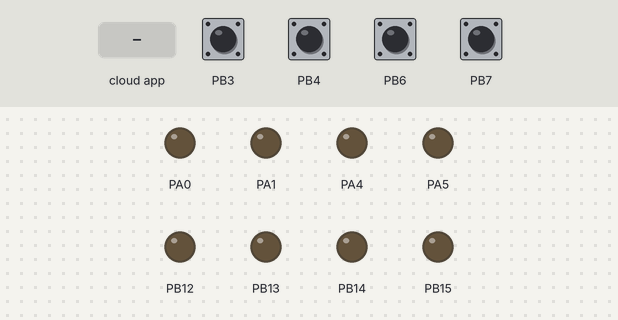
The sketch below on a simulated STM32 Blue Pill. On the bench: output pins drawn as LEDs (lit = HIGH). The test bench sets the inputs (shaded band); at power-on: PB3, PB4, PB6, PB7 HIGH. The ROS host is connected and sends only what is stated.

Above: at 1.2 s.
1.3 s: PB3 pulled LOW for 0.15 s
At 2.2 s:
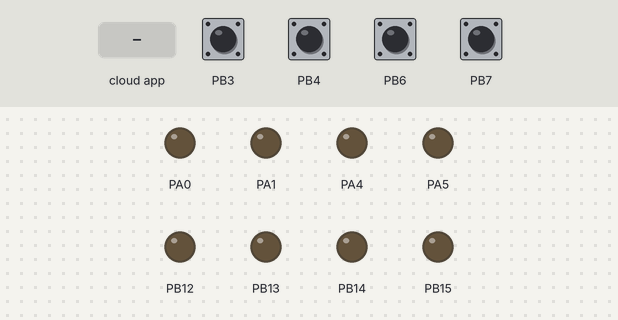
2.9 s: PB4 pulled LOW for 1 s
At 3.7 s:
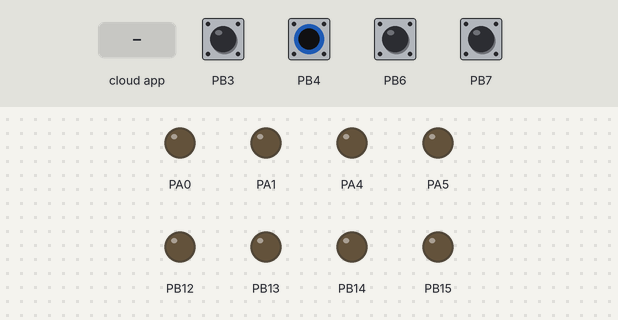
5.4 s: PB6 pulled LOW for 0.15 s
At 6.3 s:
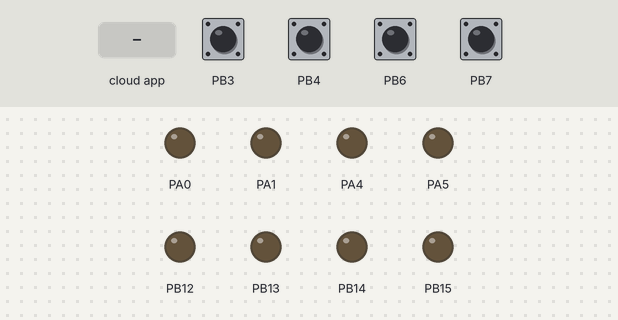
7.0 s: PB7 pulled LOW for 0.15 s
At 8.2 s:
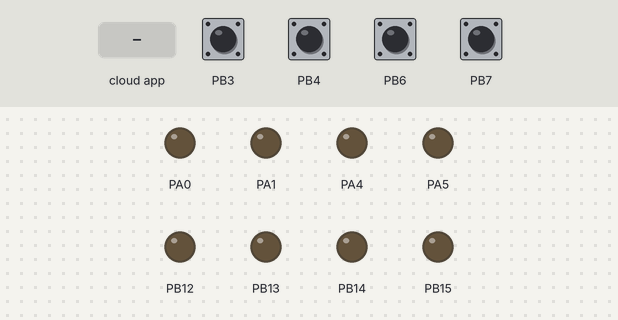
8.6 s: the phone or cloud app sets linear.x to -100
At 9.3 s:
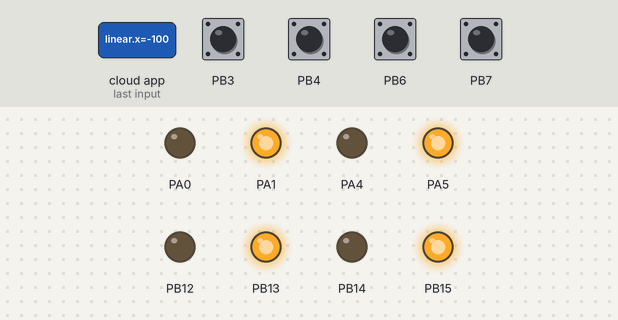
10.1 s: the phone or cloud app sets linear.x to 100
At 11.3 s:
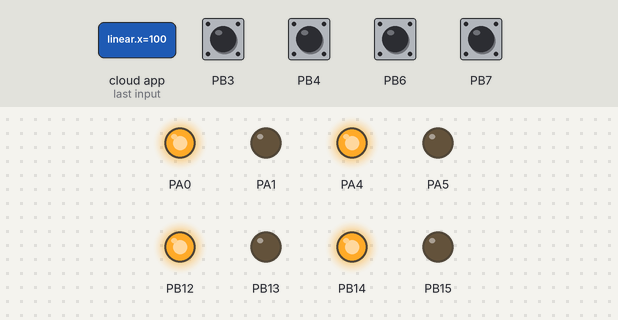
Timing chart, 0 to 12.6 s (numbered marks = the images above; inputs shaded):
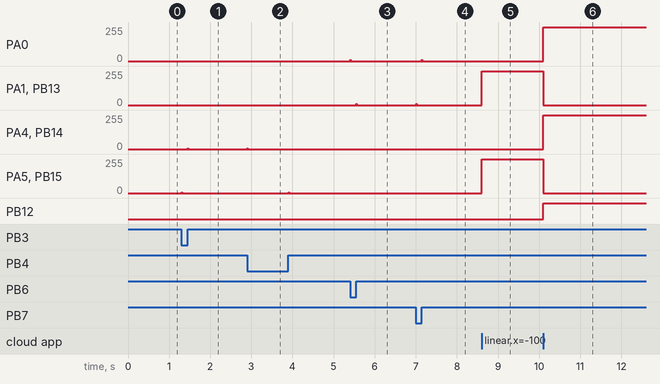

The sketch:

roverDrive_ROS.ino
```cpp
#define __STM32F1__

#include "Motor.h"
#include <ros.h>
#include <geometry_msgs/Twist.h>
#include <PID_v1.h>
#include <geometry_msgs/Vector3Stamped.h>
#include <ros/time.h>
#include<std_msgs/Int16.h>

ros::NodeHandle  nh;

#define LOOPTIME 10

Motor right(PB12,PB13,PA0,PA1,PB6,PB7);
Motor left(PB14,PB15,PA4,PA5,PB3,PB4);

volatile long encoder0Pos = 0;    // encoder 1
volatile long encoder1Pos = 0;    // encoder 2

double left_kp = 3.8 , left_ki = 0 , left_kd = 0.0;             // modify for optimal performance
double right_kp = 4 , right_ki = 0 , right_kd = 0.0;

double right_input = 0, right_output = 0, right_setpoint = 0;
PID rightPID(&right_input, &right_output, &right_setpoint, right_kp, right_ki, right_kd, DIRECT);

double left_input = 0, left_output = 0, left_setpoint = 0;
PID leftPID(&left_input, &left_output, &left_setpoint, left_kp, left_ki, left_kd, DIRECT);

float demandx=0;
float demandz=0;

double demand_speed_left;
double demand_speed_right;

unsigned long currentMillis;
unsigned long prevMillis;

float encoder0Diff;
float encoder1Diff;

float encoder0Error;
float encoder1Error;

float encoder0Prev;
float encoder1Prev;

void cmd_vel_cb( const geometry_msgs::Twist& twist){
  demandx = twist.linear.x;
  demandz = twist.angular.z;
}


ros::Subscriber<geometry_msgs::Twist> sub("cmd_vel", cmd_vel_cb );
geometry_msgs::Vector3Stamped speed_msg;                                //create a "speed_msg" ROS message
ros::Publisher speed_pub("speed", &speed_msg);                          //create a publisher to ROS topic "speed" using the "speed_msg" type

std_msgs::Int16 leftWheel, rightWheel;
ros::Publisher lwheel_pub("lwheel", &leftWheel);
ros::Publisher rwheel_pub("rwheel", &rightWheel);
double speed_act_left = 0;                    //Actual speed for left wheel in m/s
double speed_act_right = 0;                    //Command speed for left wheel in m/s

void setup() {
  nh.initNode();
  nh.subscribe(sub);
  nh.advertise(speed_pub);                  //prepare to publish speed in ROS topic
  nh.advertise(lwheel_pub);
  nh.advertise(rwheel_pub);
  Serial.begin(115200);
  nh.getHardware()->setBaud(115200);

  rightPID.SetMode(AUTOMATIC);
  rightPID.SetSampleTime(1);
  rightPID.SetOutputLimits(-100, 100);

  leftPID.SetMode(AUTOMATIC);
  leftPID.SetSampleTime(1);
  leftPID.SetOutputLimits(-100, 100);

//  Serial.println("Basic Encoder Test:");
  attachInterrupt(digitalPinToInterrupt(left.en_a), change_left_a, CHANGE);
  attachInterrupt(digitalPinToInterrupt(left.en_b), change_left_b, CHANGE);
  attachInterrupt(digitalPinToInterrupt(right.en_a), change_right_a, CHANGE);
  attachInterrupt(digitalPinToInterrupt(right.en_b), change_right_b, CHANGE);
}

void loop() {
  currentMillis = millis();
  if (currentMillis - prevMillis >= LOOPTIME){
    prevMillis = currentMillis;

    demand_speed_left = demandx - (demandz*0.1075);
    demand_speed_right = demandx + (demandz*0.1075);

    /*PID controller for speed control
      Base speed being 1 ms and the demand_speed variables controlling it at fractions of the base.
      The PID controller keeps trying to match the difference
      in encoder counts to match with the required amount, hence controlling the speed. */
    encoder0Diff = encoder0Pos - encoder0Prev; // Get difference between ticks to compute speed
    encoder1Diff = encoder1Pos - encoder1Prev;

    speed_act_left = encoder0Diff/39.65;
    speed_act_right = encoder1Diff/39.65;

    encoder0Error = (demand_speed_left*39.65)-encoder0Diff; // 3965 ticks in 1m = 39.65 ticks in 10ms, due to the 10 millis loop
    encoder1Error = (demand_speed_right*39.65)-encoder1Diff;

    encoder0Prev = encoder0Pos; // Saving values
    encoder1Prev = encoder1Pos;

    left_setpoint = demand_speed_left*39.65;  //Setting required speed as a mul/frac of 1 m/s
    right_setpoint = demand_speed_right*39.65;

    left_input = encoder0Diff;  //Input to PID controller is the current difference
    right_input = encoder1Diff;

    leftPID.Compute();
    left.rotate(left_output);
    rightPID.Compute();
    right.rotate(right_output);
//    Serial.print(encoder0Pos);
//    Serial.print(",");
//    Serial.println(encoder1Pos);
  }
  publishSpeed(LOOPTIME);
  nh.spinOnce();
}


//Publish function for odometry, uses a vector type message to send the data (message type is not meant for that but that's easier than creating a specific message type)
void publishSpeed(double time) {
  speed_msg.header.stamp = nh.now();      //timestamp for odometry data
  speed_msg.vector.x = speed_act_left;    //left wheel speed (in m/s)
  speed_msg.vector.y = speed_act_right;   //right wheel speed (in m/s)
  speed_msg.vector.z = time/1000;         //looptime, should be the same as specified in LOOPTIME (in s)
  speed_pub.publish(&speed_msg);
//  nh.loginfo("Publishing odometry");
  leftWheel.data = 10;
  lwheel_pub.publish(&leftWheel);
  rightWheel.data = 10;
  rwheel_pub.publish(&rightWheel);
}


// ************** encoders interrupts **************

// ************** encoder 1 *********************


void change_left_a(){

  // look for a low-to-high on channel A
  if (digitalRead(left.en_a) == HIGH) {
    // check channel B to see which way encoder is turning
    if (digitalRead(left.en_b) == LOW) {
      encoder0Pos = encoder0Pos + 1;         // CW
    }
    else {
      encoder0Pos = encoder0Pos - 1;         // CCW
    }
  }
  else   // must be a high-to-low edge on channel A
  {
    // check channel B to see which way encoder is turning
    if (digitalRead(left.en_b) == HIGH) {
      encoder0Pos = encoder0Pos + 1;          // CW
    }
    else {
      encoder0Pos = encoder0Pos - 1;          // CCW
    }
  }

}

void change_left_b(){

  // look for a low-to-high on channel B
  if (digitalRead(left.en_b) == HIGH) {
   // check channel A to see which way encoder is turning
    if (digitalRead(left.en_a) == HIGH) {
      encoder0Pos = encoder0Pos + 1;         // CW
    }
    else {
      encoder0Pos = encoder0Pos - 1;         // CCW
    }
  }
  // Look for a high-to-low on channel B
  else {
    // check channel B to see which way encoder is turning
    if (digitalRead(left.en_a) == LOW) {
      encoder0Pos = encoder0Pos + 1;          // CW
    }
    else {
      encoder0Pos = encoder0Pos - 1;          // CCW
    }
  }


}

// ************** encoder 2 *********************

void change_right_a(){

  // look for a low-to-high on channel A
  if (digitalRead(right.en_a) == HIGH) {
    // check channel B to see which way encoder is turning
    if (digitalRead(right.en_b) == LOW) {
      encoder1Pos = encoder1Pos - 1;         // CW
    }
    else {
      encoder1Pos = encoder1Pos + 1;         // CCW
    }
  }
  else   // must be a high-to-low edge on channel A
  {
    // check channel B to see which way encoder is turning
    if (digitalRead(right.en_b) == HIGH) {
      encoder1Pos = encoder1Pos - 1;          // CW
    }
    else {
      encoder1Pos = encoder1Pos + 1;          // CCW
    }
  }

}

void change_right_b(){

  // look for a low-to-high on channel B
  if (digitalRead(right.en_b) == HIGH) {
   // check channel A to see which way encoder is turning
    if (digitalRead(right.en_a) == HIGH) {
      encoder1Pos = encoder1Pos - 1;         // CW
    }
    else {
      encoder1Pos = encoder1Pos + 1;         // CCW
    }
  }
  // Look for a high-to-low on channel B
  else {
    // check channel B to see which way encoder is turning
    if (digitalRead(right.en_a) == LOW) {
      encoder1Pos = encoder1Pos - 1;          // CW
    }
    else {
      encoder1Pos = encoder1Pos + 1;          // CCW
    }
  }


}
```

Motor.cpp
```cpp
#include "Arduino.h"
#include "Motor.h"


Motor::Motor(int plusF, int minusF, int plusB, int minusB, int en_a, int en_b) {
  pinMode(plusF,OUTPUT);
  pinMode(minusF,OUTPUT);
  pinMode(plusB,OUTPUT);
  pinMode(minusB,OUTPUT);
  pinMode(en_a,INPUT_PULLUP);
  pinMode(en_b,INPUT_PULLUP);
  Motor::plusF = plusF;
  Motor::minusF = minusF;
  Motor::plusB = plusB;
  Motor::minusB = minusB;
  Motor::en_a = en_a;
  Motor::en_b = en_b;
}

void Motor::rotate(int value) {
  if(value>=0){

//    Serial.println("called");
//    Serial.println(plus);
    int out = map(value, 0, 100, 0, 255);
    analogWrite(plusF,out);
    analogWrite(minusF,0);
    analogWrite(plusB,out);
    analogWrite(minusB,0);
  }else{

    int out = map(value, 0, -100, 0, 255);
    analogWrite(plusF,0);
    analogWrite(minusF,out);
    analogWrite(plusB,0);
    analogWrite(minusB,out);
  }
}
```

Motor.h
```cpp
/*
  Motor.h - Library for working with the Cytron SPG30E-30K.
  Created by Vinay Lanka, January 27, 2021.
*/
#ifndef Motor_h
#define Motor_h

#include "Arduino.h"

class Motor {
  public:
    //Constructor - Plus and Minus are the Motor output / en_a and en_b are the encoder inputs
    Motor(int plusF, int minusF, int plusB, int minusB, int en_a, int en_b);
    //Spin the motor with a percentage value
    void rotate(int value);
    //Motor Outputs - plus is one direction and minus is the other
    int plusF;
    int minusF;
    int plusB;
    int minusB;
    //Encoder Inputs
    int en_a;
    int en_b;
};

#endif
```

Measured:
- after the input at 1.3 s, PA4, PB14: 0/255 → 7/255 after 0.16 s, → 0/255 0.01 s later; PA5, PB15: 0/255 → 7/255 at once, → 0/255 0.01 s later
- after the input at 2.9 s, PA4, PB14: 0/255 → 7/255 at once, → 0/255 0.01 s later; PA5, PB15: 0/255 → 7/255 after 1.0 s, → 0/255 0.01 s later
- after the input at 5.4 s, PA0: 0/255 → 10/255 at once, → 0/255 0.01 s later; PA1, PB13: 0/255 → 10/255 after 0.15 s, → 0/255 0.01 s later
- after the input at 7.0 s, PA0: 0/255 → 10/255 after 0.15 s, → 0/255 0.01 s later; PA1, PB13: 0/255 → 10/255 at once, → 0/255 0.01 s later
- after the input at 8.6 s, PA1, PA5, PB13, PB15: 0/255 → 255/255 at once
- after the input at 10.1 s, PA0, PA4, PB14: 0/255 → 255/255 at once; PA1, PA5, PB13, PB15: 255/255 → 0/255 at once; PB12: LOW → HIGH at once
